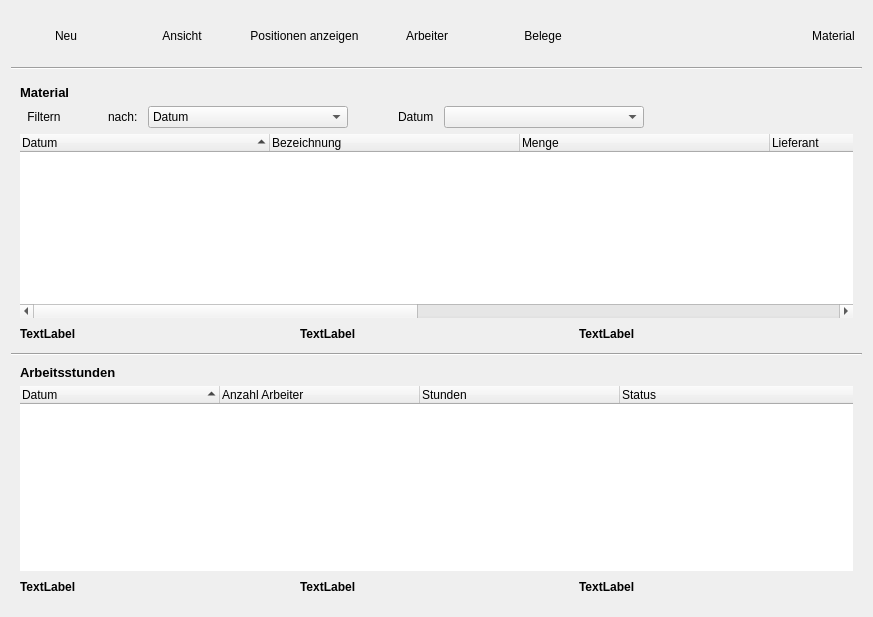
<?xml version="1.0" encoding="UTF-8"?>
<ui version="4.0">
 <class>Form</class>
 <widget class="QWidget" name="Form">
  <property name="geometry">
   <rect>
    <x>0</x>
    <y>0</y>
    <width>873</width>
    <height>617</height>
   </rect>
  </property>
  <property name="windowTitle">
   <string>Form</string>
  </property>
  <layout class="QVBoxLayout" name="verticalLayout_3">
   <item>
    <layout class="QHBoxLayout" name="horizontalLayout">
     <item>
      <widget class="QToolButton" name="toolButton">
       <property name="minimumSize">
        <size>
         <width>110</width>
         <height>50</height>
        </size>
       </property>
       <property name="text">
        <string>      Neu      </string>
       </property>
       <property name="icon">
        <iconset resource="../../res.qrc">
         <normaloff>:/newPrefix/res/1318969217_stock_new-window.png</normaloff>:/newPrefix/res/1318969217_stock_new-window.png</iconset>
       </property>
       <property name="iconSize">
        <size>
         <width>40</width>
         <height>25</height>
        </size>
       </property>
       <property name="popupMode">
        <enum>QToolButton::DelayedPopup</enum>
       </property>
       <property name="toolButtonStyle">
        <enum>Qt::ToolButtonTextUnderIcon</enum>
       </property>
       <property name="autoRaise">
        <bool>true</bool>
       </property>
      </widget>
     </item>
     <item>
      <widget class="QToolButton" name="toolButton_ansicht">
       <property name="minimumSize">
        <size>
         <width>110</width>
         <height>50</height>
        </size>
       </property>
       <property name="text">
        <string>Ansicht</string>
       </property>
       <property name="icon">
        <iconset resource="../../res.qrc">
         <normaloff>:/newPrefix/res/1318972409_view_detailed.png</normaloff>:/newPrefix/res/1318972409_view_detailed.png</iconset>
       </property>
       <property name="iconSize">
        <size>
         <width>40</width>
         <height>25</height>
        </size>
       </property>
       <property name="toolButtonStyle">
        <enum>Qt::ToolButtonTextUnderIcon</enum>
       </property>
       <property name="autoRaise">
        <bool>true</bool>
       </property>
      </widget>
     </item>
     <item>
      <widget class="QToolButton" name="toolButton_pos">
       <property name="minimumSize">
        <size>
         <width>110</width>
         <height>50</height>
        </size>
       </property>
       <property name="text">
        <string>Positionen anzeigen</string>
       </property>
       <property name="icon">
        <iconset resource="../../res.qrc">
         <normaloff>:/newPrefix/res/1318968719_x-office-spreadsheet.png</normaloff>:/newPrefix/res/1318968719_x-office-spreadsheet.png</iconset>
       </property>
       <property name="iconSize">
        <size>
         <width>40</width>
         <height>25</height>
        </size>
       </property>
       <property name="toolButtonStyle">
        <enum>Qt::ToolButtonTextUnderIcon</enum>
       </property>
       <property name="autoRaise">
        <bool>true</bool>
       </property>
      </widget>
     </item>
     <item>
      <widget class="QToolButton" name="toolButton_ak">
       <property name="minimumSize">
        <size>
         <width>110</width>
         <height>50</height>
        </size>
       </property>
       <property name="text">
        <string>Arbeiter</string>
       </property>
       <property name="icon">
        <iconset resource="../../res.qrc">
         <normaloff>:/newPrefix/res/group.png</normaloff>:/newPrefix/res/group.png</iconset>
       </property>
       <property name="iconSize">
        <size>
         <width>40</width>
         <height>25</height>
        </size>
       </property>
       <property name="toolButtonStyle">
        <enum>Qt::ToolButtonTextUnderIcon</enum>
       </property>
       <property name="autoRaise">
        <bool>true</bool>
       </property>
      </widget>
     </item>
     <item>
      <widget class="QToolButton" name="toolButton_beleg">
       <property name="minimumSize">
        <size>
         <width>110</width>
         <height>50</height>
        </size>
       </property>
       <property name="text">
        <string>Belege</string>
       </property>
       <property name="icon">
        <iconset resource="../../res.qrc">
         <normaloff>:/newPrefix/res/group.png</normaloff>:/newPrefix/res/group.png</iconset>
       </property>
       <property name="iconSize">
        <size>
         <width>40</width>
         <height>25</height>
        </size>
       </property>
       <property name="toolButtonStyle">
        <enum>Qt::ToolButtonTextUnderIcon</enum>
       </property>
       <property name="autoRaise">
        <bool>true</bool>
       </property>
      </widget>
     </item>
     <item>
      <spacer name="horizontalSpacer">
       <property name="orientation">
        <enum>Qt::Horizontal</enum>
       </property>
       <property name="sizeHint" stdset="0">
        <size>
         <width>40</width>
         <height>20</height>
        </size>
       </property>
      </spacer>
     </item>
     <item>
      <widget class="QToolButton" name="toolButton_switch">
       <property name="text">
        <string>Material</string>
       </property>
       <property name="icon">
        <iconset resource="../../res.qrc">
         <normaloff>:/newPrefix/res/1318968775_stock_mail-filters-apply.png</normaloff>:/newPrefix/res/1318968775_stock_mail-filters-apply.png</iconset>
       </property>
       <property name="iconSize">
        <size>
         <width>16</width>
         <height>16</height>
        </size>
       </property>
       <property name="checkable">
        <bool>false</bool>
       </property>
       <property name="checked">
        <bool>false</bool>
       </property>
       <property name="autoRepeat">
        <bool>false</bool>
       </property>
       <property name="toolButtonStyle">
        <enum>Qt::ToolButtonTextBesideIcon</enum>
       </property>
       <property name="autoRaise">
        <bool>true</bool>
       </property>
       <property name="arrowType">
        <enum>Qt::NoArrow</enum>
       </property>
      </widget>
     </item>
    </layout>
   </item>
   <item>
    <widget class="Line" name="line">
     <property name="orientation">
      <enum>Qt::Horizontal</enum>
     </property>
    </widget>
   </item>
   <item>
    <widget class="QWidget" name="widget_main" native="true">
     <layout class="QVBoxLayout" name="verticalLayout_main">
      <property name="spacing">
       <number>0</number>
      </property>
      <property name="margin">
       <number>0</number>
      </property>
      <item>
       <widget class="QFrame" name="frame_material">
        <property name="frameShape">
         <enum>QFrame::NoFrame</enum>
        </property>
        <property name="frameShadow">
         <enum>QFrame::Raised</enum>
        </property>
        <layout class="QVBoxLayout" name="verticalLayout_2">
         <item>
          <layout class="QHBoxLayout" name="horizontalLayout_4">
           <item>
            <widget class="QLabel" name="label_2">
             <property name="font">
              <font>
               <pointsize>10</pointsize>
               <weight>75</weight>
               <bold>true</bold>
              </font>
             </property>
             <property name="text">
              <string>Material</string>
             </property>
            </widget>
           </item>
          </layout>
         </item>
         <item>
          <layout class="QHBoxLayout" name="horizontalLayout_7">
           <property name="spacing">
            <number>0</number>
           </property>
           <property name="leftMargin">
            <number>0</number>
           </property>
           <item>
            <widget class="QToolButton" name="toolButton_filter">
             <property name="text">
              <string>Filtern</string>
             </property>
             <property name="icon">
              <iconset resource="../../res.qrc">
               <normaloff>:/newPrefix/res/filter_data.png</normaloff>:/newPrefix/res/filter_data.png</iconset>
             </property>
             <property name="checkable">
              <bool>true</bool>
             </property>
             <property name="autoExclusive">
              <bool>false</bool>
             </property>
             <property name="toolButtonStyle">
              <enum>Qt::ToolButtonTextBesideIcon</enum>
             </property>
             <property name="autoRaise">
              <bool>true</bool>
             </property>
            </widget>
           </item>
           <item>
            <widget class="QFrame" name="frame_filter">
             <property name="frameShape">
              <enum>QFrame::NoFrame</enum>
             </property>
             <property name="frameShadow">
              <enum>QFrame::Raised</enum>
             </property>
             <layout class="QHBoxLayout" name="horizontalLayout_6">
              <property name="spacing">
               <number>10</number>
              </property>
              <property name="margin">
               <number>0</number>
              </property>
              <item>
               <spacer name="horizontalSpacer_11">
                <property name="orientation">
                 <enum>Qt::Horizontal</enum>
                </property>
                <property name="sizeHint" stdset="0">
                 <size>
                  <width>40</width>
                  <height>20</height>
                 </size>
                </property>
               </spacer>
              </item>
              <item>
               <widget class="QLabel" name="label_3">
                <property name="text">
                 <string>nach:</string>
                </property>
               </widget>
              </item>
              <item>
               <widget class="QComboBox" name="comboBox_filter_art">
                <property name="minimumSize">
                 <size>
                  <width>200</width>
                  <height>0</height>
                 </size>
                </property>
                <item>
                 <property name="text">
                  <string>Datum</string>
                 </property>
                </item>
                <item>
                 <property name="text">
                  <string>Lieferant</string>
                 </property>
                </item>
                <item>
                 <property name="text">
                  <string>Zahlungsart</string>
                 </property>
                </item>
                <item>
                 <property name="text">
                  <string>Bezeichnung</string>
                 </property>
                </item>
               </widget>
              </item>
              <item>
               <spacer name="horizontalSpacer_10">
                <property name="orientation">
                 <enum>Qt::Horizontal</enum>
                </property>
                <property name="sizeHint" stdset="0">
                 <size>
                  <width>40</width>
                  <height>20</height>
                 </size>
                </property>
               </spacer>
              </item>
              <item>
               <widget class="QLabel" name="label_10">
                <property name="text">
                 <string>Datum</string>
                </property>
               </widget>
              </item>
              <item>
               <widget class="QComboBox" name="comboBox_filter_string">
                <property name="minimumSize">
                 <size>
                  <width>200</width>
                  <height>0</height>
                 </size>
                </property>
               </widget>
              </item>
             </layout>
            </widget>
           </item>
           <item>
            <spacer name="horizontalSpacer_8">
             <property name="orientation">
              <enum>Qt::Horizontal</enum>
             </property>
             <property name="sizeHint" stdset="0">
              <size>
               <width>40</width>
               <height>20</height>
              </size>
             </property>
            </spacer>
           </item>
          </layout>
         </item>
         <item>
          <widget class="QTreeWidget" name="treeWidget_2">
           <property name="contextMenuPolicy">
            <enum>Qt::CustomContextMenu</enum>
           </property>
           <property name="frameShape">
            <enum>QFrame::NoFrame</enum>
           </property>
           <property name="rootIsDecorated">
            <bool>false</bool>
           </property>
           <attribute name="headerDefaultSectionSize">
            <number>250</number>
           </attribute>
           <attribute name="headerShowSortIndicator" stdset="0">
            <bool>true</bool>
           </attribute>
           <column>
            <property name="text">
             <string>Datum</string>
            </property>
           </column>
           <column>
            <property name="text">
             <string>Bezeichnung</string>
            </property>
           </column>
           <column>
            <property name="text">
             <string>Menge</string>
            </property>
           </column>
           <column>
            <property name="text">
             <string notr="true">Lieferant</string>
            </property>
           </column>
           <column>
            <property name="text">
             <string>Zahlungsart</string>
            </property>
           </column>
           <column>
            <property name="text">
             <string>Betrag</string>
            </property>
           </column>
           <column>
            <property name="text">
             <string>Status</string>
            </property>
           </column>
          </widget>
         </item>
         <item>
          <layout class="QHBoxLayout" name="horizontalLayout_3">
           <item>
            <widget class="QLabel" name="label_7">
             <property name="font">
              <font>
               <weight>75</weight>
               <bold>true</bold>
              </font>
             </property>
             <property name="text">
              <string>TextLabel</string>
             </property>
            </widget>
           </item>
           <item>
            <spacer name="horizontalSpacer_5">
             <property name="orientation">
              <enum>Qt::Horizontal</enum>
             </property>
             <property name="sizeHint" stdset="0">
              <size>
               <width>40</width>
               <height>20</height>
              </size>
             </property>
            </spacer>
           </item>
           <item>
            <widget class="QLabel" name="label_8">
             <property name="font">
              <font>
               <weight>75</weight>
               <bold>true</bold>
              </font>
             </property>
             <property name="text">
              <string>TextLabel</string>
             </property>
            </widget>
           </item>
           <item>
            <spacer name="horizontalSpacer_6">
             <property name="orientation">
              <enum>Qt::Horizontal</enum>
             </property>
             <property name="sizeHint" stdset="0">
              <size>
               <width>40</width>
               <height>20</height>
              </size>
             </property>
            </spacer>
           </item>
           <item>
            <widget class="QLabel" name="label_9">
             <property name="font">
              <font>
               <weight>75</weight>
               <bold>true</bold>
              </font>
             </property>
             <property name="text">
              <string>TextLabel</string>
             </property>
            </widget>
           </item>
           <item>
            <spacer name="horizontalSpacer_7">
             <property name="orientation">
              <enum>Qt::Horizontal</enum>
             </property>
             <property name="sizeHint" stdset="0">
              <size>
               <width>40</width>
               <height>20</height>
              </size>
             </property>
            </spacer>
           </item>
          </layout>
         </item>
        </layout>
       </widget>
      </item>
      <item>
       <widget class="Line" name="line_3">
        <property name="orientation">
         <enum>Qt::Horizontal</enum>
        </property>
       </widget>
      </item>
      <item>
       <widget class="QFrame" name="frame_as">
        <property name="frameShape">
         <enum>QFrame::NoFrame</enum>
        </property>
        <property name="frameShadow">
         <enum>QFrame::Raised</enum>
        </property>
        <layout class="QVBoxLayout" name="verticalLayout_4">
         <item>
          <layout class="QVBoxLayout" name="verticalLayout">
           <item>
            <layout class="QHBoxLayout" name="horizontalLayout_5">
             <item>
              <widget class="QLabel" name="label">
               <property name="font">
                <font>
                 <pointsize>10</pointsize>
                 <weight>75</weight>
                 <bold>true</bold>
                </font>
               </property>
               <property name="text">
                <string>Arbeitsstunden</string>
               </property>
              </widget>
             </item>
            </layout>
           </item>
           <item>
            <widget class="QTreeWidget" name="treeWidget">
             <property name="contextMenuPolicy">
              <enum>Qt::CustomContextMenu</enum>
             </property>
             <property name="frameShape">
              <enum>QFrame::NoFrame</enum>
             </property>
             <property name="rootIsDecorated">
              <bool>false</bool>
             </property>
             <attribute name="headerDefaultSectionSize">
              <number>200</number>
             </attribute>
             <attribute name="headerShowSortIndicator" stdset="0">
              <bool>true</bool>
             </attribute>
             <column>
              <property name="text">
               <string notr="true">Datum</string>
              </property>
             </column>
             <column>
              <property name="text">
               <string>Anzahl Arbeiter</string>
              </property>
             </column>
             <column>
              <property name="text">
               <string>Stunden</string>
              </property>
             </column>
             <column>
              <property name="text">
               <string>Status</string>
              </property>
             </column>
            </widget>
           </item>
           <item>
            <layout class="QHBoxLayout" name="horizontalLayout_2">
             <item>
              <widget class="QLabel" name="label_4">
               <property name="font">
                <font>
                 <weight>75</weight>
                 <bold>true</bold>
                </font>
               </property>
               <property name="text">
                <string>TextLabel</string>
               </property>
              </widget>
             </item>
             <item>
              <spacer name="horizontalSpacer_2">
               <property name="orientation">
                <enum>Qt::Horizontal</enum>
               </property>
               <property name="sizeHint" stdset="0">
                <size>
                 <width>40</width>
                 <height>20</height>
                </size>
               </property>
              </spacer>
             </item>
             <item>
              <widget class="QLabel" name="label_5">
               <property name="font">
                <font>
                 <weight>75</weight>
                 <bold>true</bold>
                </font>
               </property>
               <property name="text">
                <string>TextLabel</string>
               </property>
              </widget>
             </item>
             <item>
              <spacer name="horizontalSpacer_3">
               <property name="orientation">
                <enum>Qt::Horizontal</enum>
               </property>
               <property name="sizeHint" stdset="0">
                <size>
                 <width>40</width>
                 <height>20</height>
                </size>
               </property>
              </spacer>
             </item>
             <item>
              <widget class="QLabel" name="label_6">
               <property name="font">
                <font>
                 <weight>75</weight>
                 <bold>true</bold>
                </font>
               </property>
               <property name="text">
                <string>TextLabel</string>
               </property>
              </widget>
             </item>
             <item>
              <spacer name="horizontalSpacer_4">
               <property name="orientation">
                <enum>Qt::Horizontal</enum>
               </property>
               <property name="sizeHint" stdset="0">
                <size>
                 <width>40</width>
                 <height>20</height>
                </size>
               </property>
              </spacer>
             </item>
            </layout>
           </item>
          </layout>
         </item>
        </layout>
       </widget>
      </item>
     </layout>
     <zorder></zorder>
     <zorder>frame_as</zorder>
     <zorder>frame_material</zorder>
     <zorder>line_3</zorder>
    </widget>
   </item>
  </layout>
 </widget>
 <resources>
  <include location="../../res.qrc"/>
 </resources>
 <connections/>
</ui>
